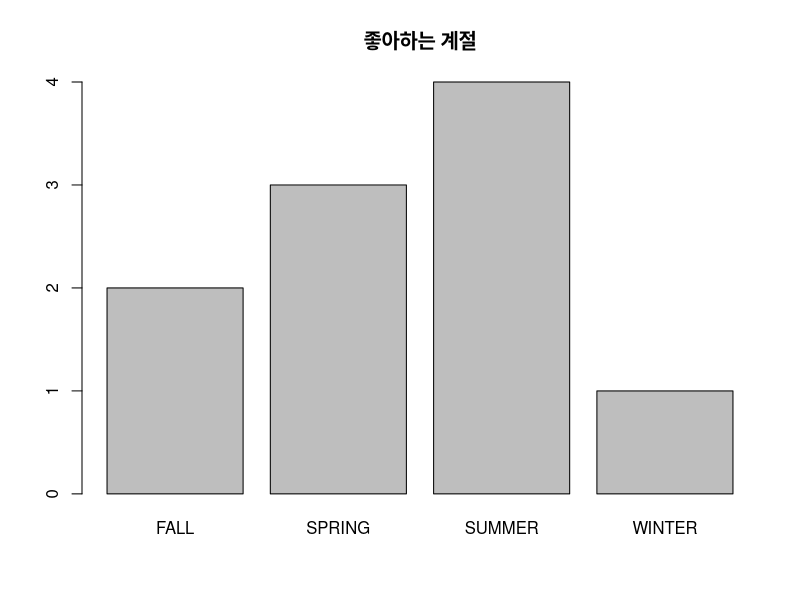
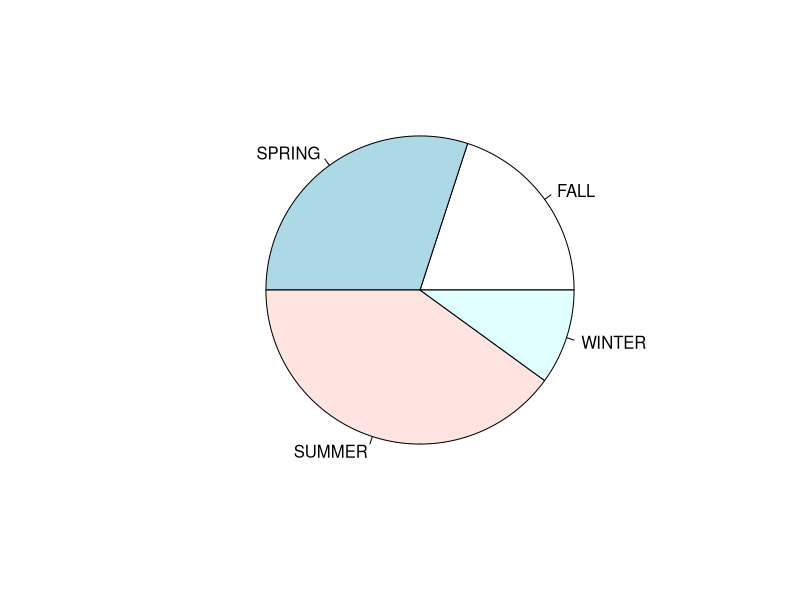
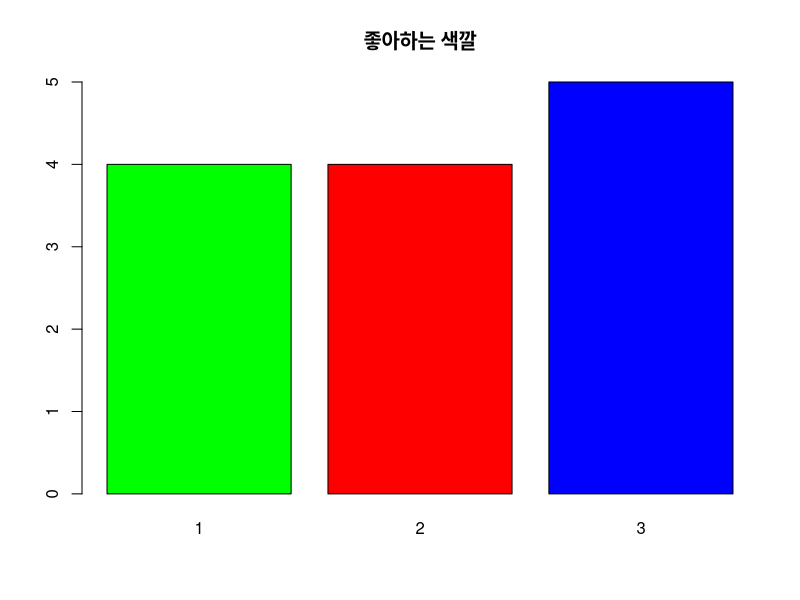
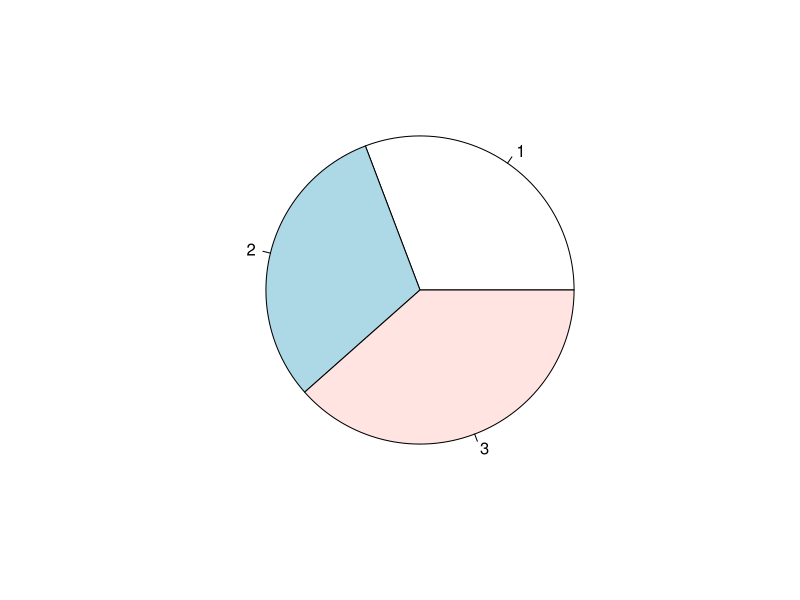

R code for these plots, in order:
favorite <- c('WINTER', 'SUMMER', 'SPRING', 'SUMMER', 'SUMMER', 'FALL', 'FALL', 'SUMMER', 'SPRING', 'SPRING')
favorite
table(favorite)

table(favorite)/length(favorite)

ds <- table(favorite)
barplot(ds, main='좋아하는 계절')
pie(ds)

fav.color <- c(2,3,1,2,3,3,2,1,1,1,2,3,3)
colors <- c('green', 'red', 'blue')
ds2<- table(fav.color)
barplot(ds2, main="좋아하는 색깔", col=colors )
pie(ds2)


weight <- c(60, 62, 64, 65, 68, 69)
weight.heavy <- c(weight, 120)
weight.heavy
mean(weight)
mean(weight.heavy)
median(weight)
median(weight.heavy)
mean(weight,trim=0.2)
mean(weight.heavy, trim=0.2)
